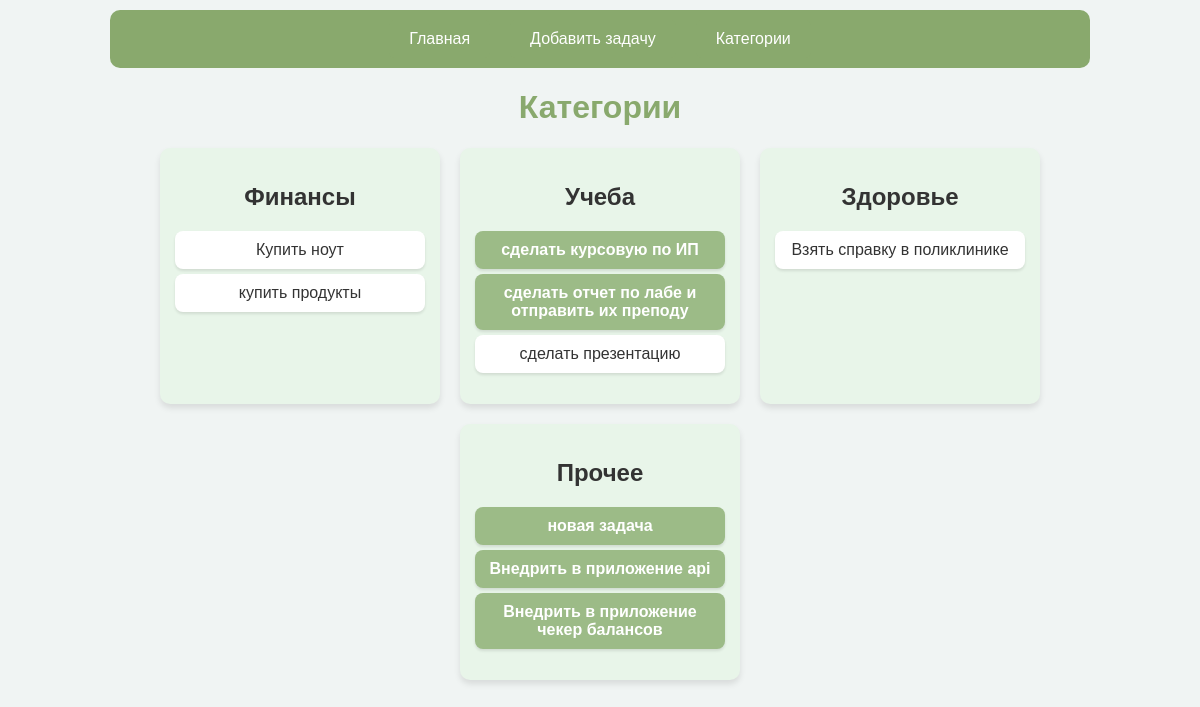
Page /categories/ on the committed database.
### tasks/models.py (models this page shows, shortened)
class Category(models.Model):
    name = models.CharField(max_length=100)
    class Meta:
        verbose_name_plural = "Categories"

class Task(models.Model):
    title = models.CharField(max_length=200)
    description = models.TextField(blank=True, max_length=300)
    completed = models.BooleanField(default=False)
    category = models.ForeignKey(Category, on_delete=models.CASCADE, null=True, blank=True)
    priority = models.ForeignKey(Priority, on_delete=models.SET_NULL, null=True, blank=True)

### tasks/views.py (the view)
# urls.py: path('categories/', views.category_list, name='category_list'),
def category_list(request):
    categories = Category.objects.all()
    return render(request, 'tasks/category_list.html', {'categories': categories})

### tasks/templates/tasks/category_list.html
{% extends "base.html" %}
{% block content %}
<h1>Категории</h1>
<div class="category-container">
    {% for category in categories %}
    <div class="category-box">
        <h2>{{ category.name }}</h2>
        <ul class="task-list">
            {% for task in category.task_set.all %}
            <li class="task {% if task.completed %}completed{% endif %}">
                <span class="task-title">{{ task.title }}</span>
            </li>
            {% empty %}
            <li>Нет задач</li>
            {% endfor %}
        </ul>
    </div>
    {% endfor %}
</div>
{% endblock %}

### tasks/static/css/style.css (style rules this page uses)
body { font-family: Arial, sans-serif; background-color: #f0f4f3; color: #333; text-align: center; margin: 0; padding: 0; }
h1 { color: #89a96d; }
ul { list-style-type: none; padding: 0; }
.task { background: #fff; padding: 10px; margin: 10px auto; width: 50%; border-radius: 10px; box-shadow: 0 2px 5px rgba(0, 0, 0, 0.1); position: relative; }
.task.completed { background: #9cbb87 !important; color: white; font-weight: bold; }
.category-container { display: flex; flex-wrap: wrap; justify-content: center; gap: 20px; max-width: 80%; margin: 0 auto; }
.category-box { width: 250px; background: #e8f5e9; padding: 15px; border-radius: 10px; box-shadow: 0px 4px 6px rgba(0, 0, 0, 0.1); text-align: center; }
.task-list { padding: 0; margin-top: 15px; }
.task-list li { display: block; width: calc(100% - 20px); padding: 10px; margin: 5px auto; background-color: white; border-radius: 8px; box-shadow: 0 2px 3px rgba(0, 0, 0, 0.1); text-align: center; }

### rows in the picture
Category: name "Финансы"
Task: title "Купить ноут"
Task: title "купить продукты"
Category: name "Учеба"
Task: title "сделать курсовую по ИП"
Task: title "сделать отчет по лабе и отправить их преподу"
Task: title "сделать презентацию"
Category: name "Здоровье"
Task: title "Взять справку в поликлинике"
Category: name "Прочее"
Task: title "новая задача"
Task: title "Внедрить в приложение api"
Task: title "Внедрить в приложение чекер балансов"
